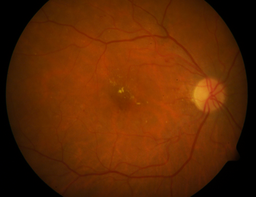
#> input picture TestFolder/imagen1.png, 256 x 197 px, shrunk from 1500 x 1152 before the run
$ python prova.py   (Python 2 division)
#> lines starting #> are read from the running program, lines starting #| are printed output that depends on the picture
### TestFolder/transformadaMorlet.py
#!/usr/bin/env python
# -*- coding: utf-8 -*-
import cv2
import numpy as np


class CVGaborProcessedImage(object):

    def __init__(self, scale, epsilon, k0y):
        self.scale = scale
        self.epsilon = epsilon
        self.k0y = k0y


    def generate(self, image):
        waveletSize = self.getIdealWaveletSize()
        (img_height, img_width) = image.shape
        dft_M = cv2.getOptimalDFTSize(img_height)
        dft_N = cv2.getOptimalDFTSize(img_width)

        # Generate the corresponding source image in the frequency domain
        dft_B = np.fft.fft2(image, [dft_M, dft_N])

        current = np.zeros((dft_M, dft_N), dtype='complex')

        # Apply the continuous wavelet transform
        maximum = np.zeros((dft_M, dft_N), dtype='float32')
        iMaximum = np.zeros((dft_M, dft_N), dtype='float32')

        for i in xrange(18):

            # Generate the wavelet complex image
            angle = i * 10.0 # in degrees

            print('Morlet (scale = {}, epsilon = {}, theta = {}, k0 = [0, {}])'.
                  format(self.scale, self.epsilon, angle, self.k0y))

            wavelet = self.morlet(waveletSize, waveletSize, angle,
                self.scale, self.epsilon, 0.0, self.k0y)

            # Generate the corresponding wavelet image in the frequency domain
            (wavelet_height, wavelet_width) = wavelet.shape
            dft_A = np.zeros((dft_M, dft_N), dtype='complex')
            yWaveletCentered = (dft_M - wavelet_height) / 2
            xWaveletCentered = (dft_N - wavelet_width) / 2
            dft_A[yWaveletCentered:yWaveletCentered + wavelet_height,
                  xWaveletCentered:xWaveletCentered + wavelet_width] =\
                  wavelet[0:wavelet_height, 0:wavelet_width]
            dft_A = np.fft.fft2(dft_A) #, [(wavelet_height + dft_M) / 2, (wavelet_width + dft_N) / 2])

            # Multiply the source image and the wavelet image in the frequency domain
            current = dft_B * np.conjugate(dft_A)

            # Apply the inverse fourier transform on the resulting image
            iCurrent = np.fft.ifft2(current, [dft_M, dft_N])

            # Create the resulting feature image
            (iCurrent_height, iCurrent_width) = iCurrent.shape
            for i in xrange(iCurrent_height):
                for j in xrange(iCurrent_width):
                    iCurrent[i][j] /= self.scale
#                    iCurrent[i][j].real = (iCurrent[i][j].real / self.scale)
#                    iCurrent[i][j].imag = (iCurrent[i][j].imag / self.scale)
                    re = iCurrent[i][j].real
                    im = iCurrent[i][j].imag

                    # Calculate the modulus of this pixel
                    iCurrent[i][j] = np.sqrt(re*re + im*im)
#                    iCurrent[i][j].real = sqrt(re*re + im*im)
#                    iCurrent[i][j].imag = 0.0

                    # Store the maximum of the modulus on this pixel
                    if iCurrent[i][j].real > iMaximum[i][j]:
                        iMaximum[i][j] = iCurrent[i][j].real

        # Shifts the resulting image to obtain the correct image
        iMaximum = np.fft.fftshift(iMaximum)

        # Extract the region of interest from the result of the transform
        iMaximum = iMaximum[0:img_height, 0:img_width]

        return iMaximum


    def getIdealWaveletSize(self):
        '''Returns the ideal wavelet size for the current parameters'''

        size = 350
        wavelet = self.morlet(size, size, 45.0, self.scale, self.epsilon,
            0.0, self.k0y)

        i = 0
        j = 0
        countRows = 0
        (height, width) = wavelet.shape
        for i in xrange(height):
            modulus = 0.0
            for j in xrange(width):
                re = wavelet.real[i][j]
                im = wavelet.imag[i][j]

                modulus = np.sqrt(re*re + im*im)
                if modulus > 1e-7:
                    break

            if j == width-1:
                countRows += 1

            if modulus > 1e-7:
                break

        countCols = 0
        for j in xrange(width):
            modulus = 0.0
            for i in xrange(height):
                re = wavelet.real[i][j]
                im = wavelet.imag[i][j]

                modulus = np.sqrt(re*re + im*im)
                if modulus > 1e-7:
                    break

            if i == height-1:
                countCols += 1

            if modulus > 1e-7:
                break

        result = size
        if countRows < countCols:
            result -= 2 * countRows
        else:
            result -= 2 * countCols

        return result


    def morlet(self, width, height, angle, a, epsilon, horizFreq, vertFreq):
        ''' Builds the wavelet image.

        PARAMETERS
        width: Width of the wavelet image
        height: Height of the wavelet image
        angle: The angle parameter (degrees)
        a: The scale parameter
        epsilon: The epsilon parameter
        horizFreq: The horizontal frequency parameter
        vertFreq: The vertical frequency parameter

        RETURNS
        The resulting image.'''

        complexMorlet = np.zeros((width, height), dtype=np.complex)
        theta = (angle / 180.0) * np.pi;

        W = width / 2
        H = height / 2
        for y in xrange(-H, H):
            for x in xrange(-W, W):
                xValue = np.zeros(2, dtype='float32')
                yValue = np.zeros(2, dtype='float32')

                xValue[1] = (x * np.cos(-theta)) - (y * np.sin(-theta))
                yValue[1] = (x * np.sin(-theta)) + (y * np.cos(-theta))

                xValue[1] /= a
                yValue[1] /= a

                scaledX = xValue[1]
                scaledY = yValue[1]

                xValue[1] *= horizFreq
                yValue[1] *= vertFreq

                complexMorlet.real[y + H][x + W] = np.cos(xValue[1] + yValue[1])
                complexMorlet.imag[y + H][x + W] = np.sin(xValue[1] + yValue[1])

                elongatedX = scaledX * np.power(epsilon, -0.5)

                gaussian2d = np.exp((-0.5) * (np.power(elongatedX, 2.0) +
                    np.power(scaledY, 2.0)))

                complexMorlet.real[y + H][x + W] *= gaussian2d
                complexMorlet.imag[y + H][x + W] *= -gaussian2d

        return complexMorlet

### TestFolder/prova.py
import cv2
import numpy as np
from transformadaMorlet import CVGaborProcessedImage


def ApplyMask(image, mask):
    mask = mask[:, :, 1]    # Load mask
    image = image[:, :, 1]  # Take green layer
    img2 = image.copy()
    img2 = 255 - img2
    img = cv2.bitwise_and(img2, img2, mask = mask) # Maskingaxxxxxxx
    return img

img = cv2.imread('imagen1.png')
#> img is the input picture: shape (197, 256, 3); mean B, G, R 2.7, 40, 94.9
mask = cv2.imread('mask.png')   # Load mask
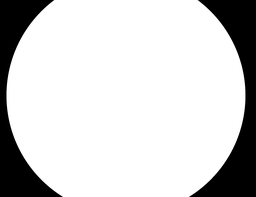
#> input picture TestFolder/mask.png, 256 x 197 px, shrunk from 1500 x 1152 before the run
#> mask is the input picture: shape (197, 256, 3); min 0, max 255, mean 207.1
out = ApplyMask(img, mask)
#> in ApplyMask, `image = image[:, :, 1]`:
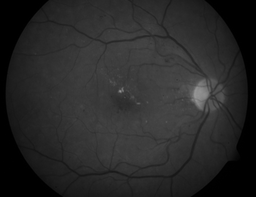
#> image: shape (197, 256); min 0, max 149, mean 40
#> in ApplyMask, `img = cv2.bitwise_and(img2, img2, mask = mask)`:
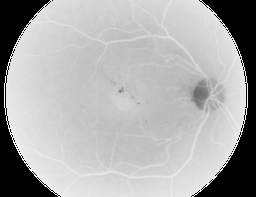
#> img: shape (197, 256); min 0, max 255, mean 171.2
cv2.imwrite("enmascaradaEinvertida.png", out)

scale = 4.0
epsilon = 4.0
k0y = 3.0

cvgpi = CVGaborProcessedImage(scale, epsilon, k0y)
wavelet = cvgpi.generate(out)
#> after the loop in generate, `for i in xrange(18):`:
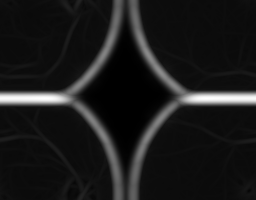
#> iMaximum: shape (200, 256) float32; min 0.000309, max 2583.5, mean 274.9; drawn with min black and max white
#> in generate, `iMaximum = iMaximum[0:img_height, 0:img_width]`:
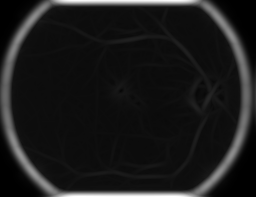
#> iMaximum: shape (197, 256) float32; min 0.000309, max 2411.8, mean 257.3; drawn with min black and max white
cv2.imshow("Morlet wavelet - Real part", wavelet.real)
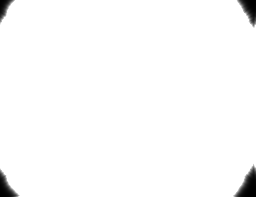
#> window 'Morlet wavelet - Real part': shape (197, 256); min 0, max 255, mean 250.5
cv2.imwrite("Morlet wavelet - Real part.png", wavelet.real)
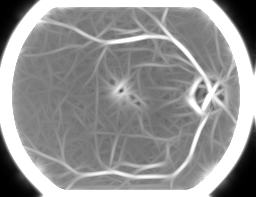
#> saved as Morlet wavelet - Real part.png: shape (197, 256); min 0, max 255, mean 148
cv2.waitKey(0)
#print('Min = ', np.min(wavelet.real))
#print('Max = ', np.max(wavelet.real))
cv2.imshow("Morlet wavelet - Imaginary part", wavelet.imag)
cv2.imwrite("Morlet wavelet - Imaginary part.png", wavelet.imag)
cv2.waitKey(0)
